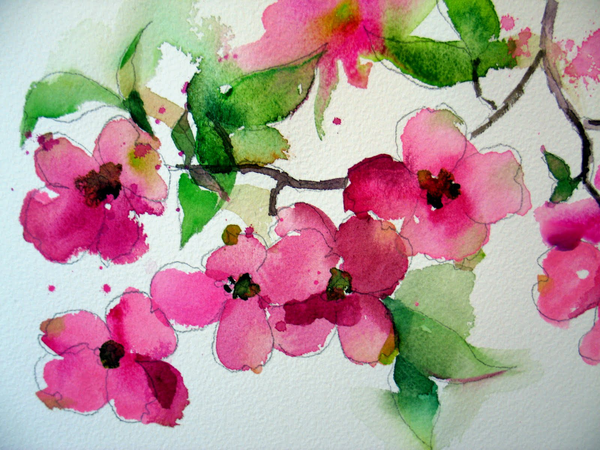
#> input picture flower-small/flower-small-steve.png, 600 x 450 px, found by its file name
$ python ImageMatting.py flower-small/flower-small-steve.png flower-small/flower-small.png flower-small/flower-small.png flower-small/flower-small.png 100 1.0   (Python 2 division)   (older library calls are emulated)
#> lines starting #> are read from the running program, lines starting #| are printed output that depends on the picture
import numpy as np
import scipy as sp
import cv2
import sys, os


# [85 lines left out: functions Create_Laplacian_Matrix, Solve_for_all_Alphas_from_Known_Alphas, Image_Matting_By_Learning, not called in this run]


## change color image:_Img to different feature data:Img.
def Get_newformat_data(_Img, Choice):
    Img_rgb=cv2.cvtColor(_Img, cv2.COLOR_BGR2RGB)/255.0
    Img_lab=cv2.cvtColor(_Img, cv2.COLOR_BGR2LAB)/255.0
    Img_gray=cv2.cvtColor(_Img, cv2.COLOR_BGR2GRAY)/255.0
    Img=None
    if Choice=="rgblab":
        Img=np.zeros((_Img.shape[0],_Img.shape[1],6))
        Img[:,:,:3]=Img_rgb
        Img[:,:,3:]=Img_lab
    if Choice=="lab":
        Img=Img_lab
    if Choice=="rgb":
        Img=Img_rgb
    if Choice=="rgblabgradient":
        Sobelx = cv2.Sobel(Img_gray,cv2.CV_64F,1,0,ksize=3)
        Sobely = cv2.Sobel(Img_gray,cv2.CV_64F,0,1,ksize=3)
        mag=np.sqrt(np.square(Sobelx)+np.square(Sobely))
        Sobelx=Sobelx/(mag+1.0)
        Sobely=Sobely/(mag+1.0)
        Img=np.zeros((_Img.shape[0],_Img.shape[1],9))
        Img[:,:,:3]=Img_rgb
        Img[:,:,3:6]=Img_lab
        Img[:,:,6]=(mag+1.0)/(mag+1.0).max()
        Img[:,:,7]=Sobelx
        Img[:,:,8]=Sobely
    return Img


##### command line: python ImageMatting.py GT01.png Trimap1 Linear rgb 3
##### or: python ImageMatting.py GT01.png Trimap1 Gaussiankernel rgblab 3 1.0
if __name__=="__main__":

    ### Samples input:

    # Trimap_name='./data/Trimap/Trimap1/GT01.png'
    # Img_name='./data/Img/GT01.png'
    # Groundtruth_name='./data/Groundtruth/GT01.png'
    # Saveresults_name ='./data/Results/GT01-Trimap1-Alphas-'

    # # Option="Linear"
    # Option="Gaussiankernel"

    # Choice="rgblab"
    # # Choice="lab"
    # # Choice="rgb"
    # # Choice="rgblabgradient"

    Img_name='./data/Img/'+sys.argv[1]
    Trimap_name="./data/Trimap/"+sys.argv[2]+"/"+sys.argv[1]
    Groundtruth_name='./data/Groundtruth/'+sys.argv[1]
    Saveresults_name='./data/Results/'+ os.path.splitext(sys.argv[1])[0]+'-'+sys.argv[2]+'-Alphas-'
    Option=sys.argv[3]
    Choice=sys.argv[4]
    WinSize=np.int(sys.argv[5])
    Std=1.0
    if Option=="Gaussiankernel":
        Std=np.float(sys.argv[6])

    print "Current Trimap used: ", Trimap_name
    print "Options: ", Option
    print "Choices: ", Choice

    _Img=cv2.imread(Img_name)
#> _Img is the input picture: shape (450, 600, 3); mean B, G, R 152.2, 152.4, 180
    Total_pixels=_Img.shape[0]*_Img.shape[1]
#> Total_pixels = 270000

    Img=Get_newformat_data(_Img, Choice)
#> in Get_newformat_data, `Img_rgb=cv2.cvtColor(_Img, cv2.COLOR_BGR2RGB)/255.0`:
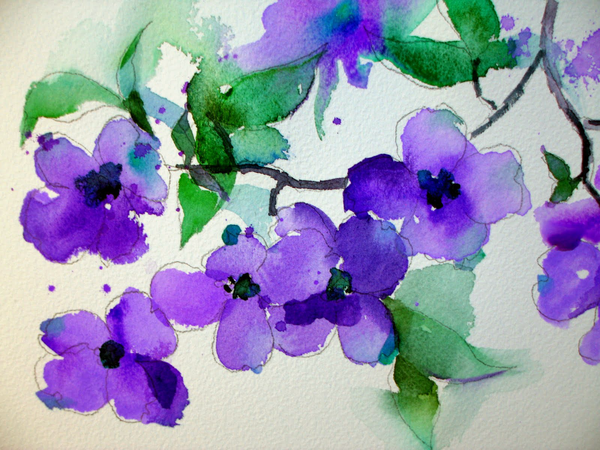
#> Img_rgb: shape (450, 600, 3) float64; mean B, G, R 0.706, 0.598, 0.597
#> in Get_newformat_data, `Img_lab=cv2.cvtColor(_Img, cv2.COLOR_BGR2LAB)/255.0`:
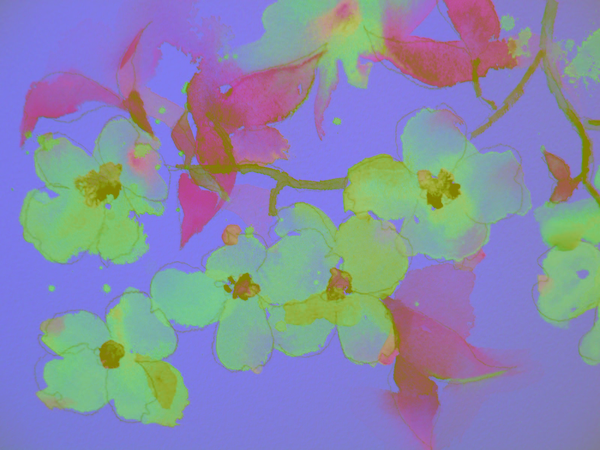
#> Img_lab: shape (450, 600, 3) float64; mean B, G, R 0.671, 0.541, 0.53
#> in Get_newformat_data, `Img_gray=cv2.cvtColor(_Img, cv2.COLOR_BGR2GRAY)/255.0`:
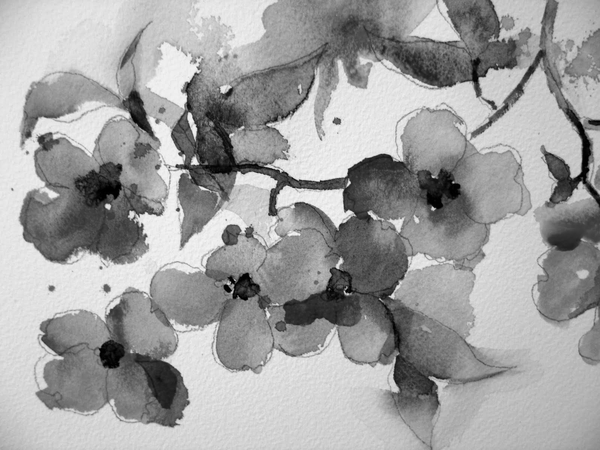
#> Img_gray: shape (450, 600) float64; min 0, max 0.976, mean 0.63

    Trimap=cv2.imread(Trimap_name,0)
#> Trimap: shape (450, 600); min 0, max 249, mean 160.1
    Alpha_gt=cv2.imread(Groundtruth_name,0)

    if Option=="Linear":
        Alpha=Image_Matting_By_Learning(Img, Trimap, WinSize=WinSize, Options=Option)
        Alpha=(Alpha*255).astype(np.uint8)
        cv2.imwrite(Saveresults_name+Option+"-"+Choice+".png", Alpha)
        Diff=Alpha-Alpha_gt
        print "RMSE:", np.sqrt(np.square(Diff).sum()/Total_pixels)

    if Option=="Gaussiankernel":
        Alpha=Image_Matting_By_Learning(Img, Trimap, WinSize=WinSize, Options=Option, s=Std)
        Alpha=(Alpha*255).astype(np.uint8)
        cv2.imwrite(Saveresults_name+Option+"-Std-"+str(Std)+"-"+Choice+".png", Alpha)
        Diff=Alpha-Alpha_gt
        print "Std:", Std, "\tRMSE:", np.sqrt(np.square(Diff).sum()/Total_pixels)
